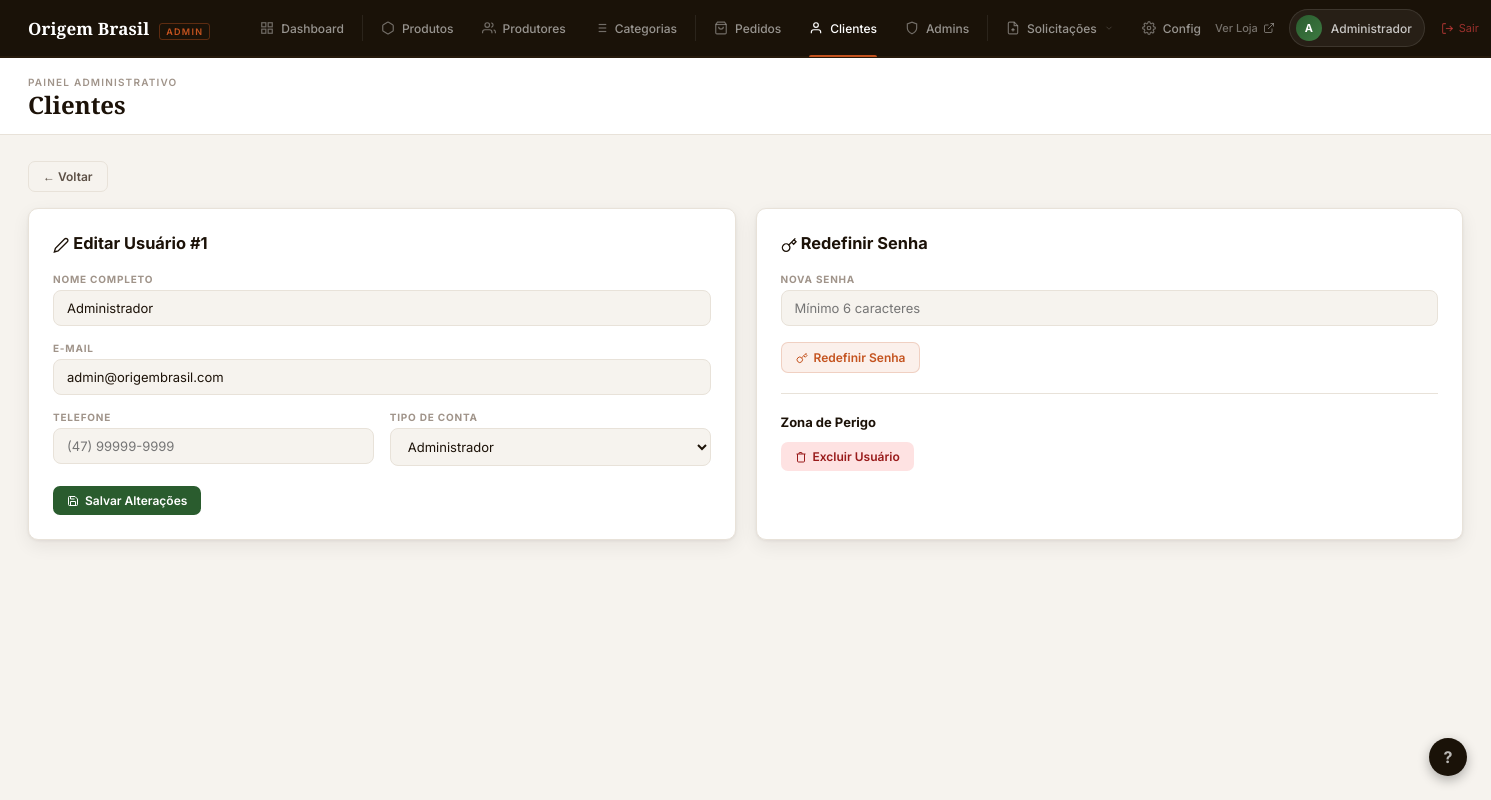
The page /adm/clientes.php?editar=1 (signed in) on the database its author committed.
### tables this page shows
CREATE TABLE IF NOT EXISTS usuarios (
    id                  INT AUTO_INCREMENT PRIMARY KEY,
    nome                VARCHAR(100) NOT NULL,
    email               VARCHAR(100) NOT NULL UNIQUE,
    senha               VARCHAR(255) NOT NULL,
    tipo                ENUM('cliente','produtor','admin') DEFAULT 'cliente',
    foto                VARCHAR(255) DEFAULT NULL,
    telefone            VARCHAR(20) DEFAULT NULL,
    cpf                 VARCHAR(14) NULL,
    codigo_recuperacao  VARCHAR(6) NULL,
    codigo_expira       DATETIME NULL,
    criado_em           TIMESTAMP DEFAULT CURRENT_TIMESTAMP
);

### adm/clientes.php (the view, shortened to what this page needs)
<?php
include("../conexao.php");
$user_edit = null;
if (isset($_GET['editar'])) {
    $eid = (int)$_GET['editar'];
    $user_edit = mysqli_fetch_assoc(mysqli_query($conexao,"SELECT * FROM usuarios WHERE id=$eid"));
}
include('layout.php');
?>
<?php if ($user_edit): ?>
<div style="margin-bottom:16px;">
    <a href="clientes.php" class="btn btn-gray">← Voltar</a>
</div>
<div style="display:grid;grid-template-columns:1fr 1fr;gap:20px;">
    <div class="card" style="padding:24px;">
        <h3 style="margin-bottom:20px;"><svg style="width:1em;height:1em;vertical-align:middle;display:inline-block;stroke:currentColor;fill:none;stroke-width:2;" viewBox="0 0 24 24"><path d="M17 3a2.828 2.828 0 1 1 4 4L7.5 20.5 2 22l1.5-5.5L17 3z"/></svg> Editar Usuário #<?php echo $user_edit['id']; ?></h3>
        <form method="POST">
            <div class="form-grid" style="gap:16px;margin-bottom:20px;">
                <div class="field form-full"><label>Nome completo</label><input type="text" name="nome" value="<?php echo htmlspecialchars($user_edit['nome']); ?>" required></div>
                <div class="field form-full"><label>E-mail</label><input type="email" name="email" value="<?php echo htmlspecialchars($user_edit['email']); ?>" required></div>
                <div class="field"><label>Telefone</label><input type="text" name="telefone" value="<?php echo htmlspecialchars($user_edit['telefone']??''); ?>" placeholder="(47) 99999-9999"></div>
                <div class="field"><label>Tipo de conta</label>
                    <select name="tipo">
                        <option value="admin"   <?php echo $user_edit['tipo']==='admin'?'selected':''; ?>>Administrador</option>
                    </select>
                </div>
            </div>
            <button type="submit" class="btn btn-green"><svg style="width:1em;height:1em;vertical-align:middle;display:inline-block;stroke:currentColor;fill:none;stroke-width:2;" viewBox="0 0 24 24"><path d="M19 21H5a2 2 0 0 1-2-2V5a2 2 0 0 1 2-2h11l5 5v11a2 2 0 0 1-2 2z"/><polyline points="17 21 17 13 7 13 7 21"/><polyline points="7 3 7 8 15 8"/></svg> Salvar Alterações</button>
        </form>
    </div>
    <div class="card" style="padding:24px;">
        <h3 style="margin-bottom:20px;"><svg style="width:1em;height:1em;vertical-align:middle;display:inline-block;stroke:currentColor;fill:none;stroke-width:2;" viewBox="0 0 24 24"><path d="M21 2l-2 2m-7.61 7.61a5.5 5.5 0 1 1-7.778 7.778 5.5 5.5 0 0 1 7.777-7.777zm0 0L15.5 7.5m0 0l3 3L22 7l-3-3m-3.5 3.5L19 4"/></svg> Redefinir Senha</h3>
        <form method="POST">
            <div class="field" style="margin-bottom:16px;"><label>Nova senha</label><input type="password" name="nova_senha" placeholder="Mínimo 6 caracteres" required></div>
            <button type="submit" class="btn btn-orange"><svg style="width:1em;height:1em;vertical-align:middle;display:inline-block;stroke:currentColor;fill:none;stroke-width:2;" viewBox="0 0 24 24"><path d="M21 2l-2 2m-7.61 7.61a5.5 5.5 0 1 1-7.778 7.778 5.5 5.5 0 0 1 7.777-7.777zm0 0L15.5 7.5m0 0l3 3L22 7l-3-3m-3.5 3.5L19 4"/></svg> Redefinir Senha</button>
        </form>
        <hr style="margin:20px 0;border:none;border-top:1px solid var(--border);">
        <h4 style="margin-bottom:12px;font-size:13px;color:var(--text-3);">Zona de Perigo</h4>
        <form method="POST" onsubmit="return confirm('Excluir este usuário permanentemente?')">
            <button type="submit" class="btn btn-red"><svg style="width:1em;height:1em;vertical-align:middle;display:inline-block;stroke:currentColor;fill:none;stroke-width:2;" viewBox="0 0 24 24"><polyline points="3 6 5 6 21 6"/><path d="M19 6v14a2 2 0 0 1-2 2H7a2 2 0 0 1-2-2V6m3 0V4a1 1 0 0 1 1-1h4a1 1 0 0 1 1 1v2"/></svg> Excluir Usuário</button>
        </form>
    </div>
</div>
<?php endif; ?>
</div></main></body></html>

### adm/layout.php (style rules this page uses)
*,*::before,*::after { box-sizing:border-box;margin:0;padding:0 }
:root { --soil:#1A1208; --soil-2:#261A0C; --stem:#2A5C2E; --stem-2:#3D7A42; --clay:#C4531F; --clay-light:#FBF0EB; --cream:#F6F3EE; --parchment:#FFFFFF; --ink:#1C1208; --ink-2:#5C5046; --dust:#A0948A; --border:#E8E2D9; --radius:10px; --shadow:0 1px 3px rgba(26,18,8,.06),0 6px 18px rgba(26,18,8,.07); }
body { font-family:'Inter',sans-serif;background:var(--cream);color:var(--ink);min-height:100vh;display:flex;flex-direction:column;font-size:14px; }
a { text-decoration:none;color:inherit; }
button { font-family:'Inter',sans-serif;cursor:pointer; }
.card { background:var(--parchment);border:1px solid var(--border);border-radius:var(--radius);overflow:hidden;margin-bottom:20px;box-shadow:var(--shadow); }
.btn { display:inline-flex;align-items:center;gap:6px;padding:7px 14px;border:none;border-radius:7px;font-size:12px;font-weight:600;cursor:pointer;transition:all .15s; }
.btn-green { background:var(--stem);color:#fff; }
.btn-red { background:#FEE2E2;color:#991B1B; }
.btn-gray { background:var(--cream);color:var(--ink-2);border:1px solid var(--border); }
.btn-orange { background:var(--clay-light);color:var(--clay);border:1px solid rgba(196,83,31,.2); }
.btn svg { width:14px;height:14px; }
.form-grid { display:grid;grid-template-columns:1fr 1fr;gap:16px; }
.form-full { grid-column:1/-1; }
.field { display:flex;flex-direction:column;gap:5px; }
.field label { font-size:10px;font-weight:700;color:var(--dust);text-transform:uppercase;letter-spacing:.08em; }
.field input,.field select,.field textarea { padding:9px 13px;border:1px solid var(--border);border-radius:8px; font-family:'Inter',sans-serif;font-size:13px;outline:none; background:var(--cream);transition:border-color .15s,background .15s;color:var(--ink); }

### rows shown on the page
usuarios: id "1", nome "Administrador", email "admin@origembrasil.com", tipo "Administrador"

### other values the page prints
mb_strtoupper(mb_substr($_SESSION['nome'],0,1)) "A"
explode(' ',$_SESSION['nome'])[0] "Administrador"
$page_title "Clientes"
